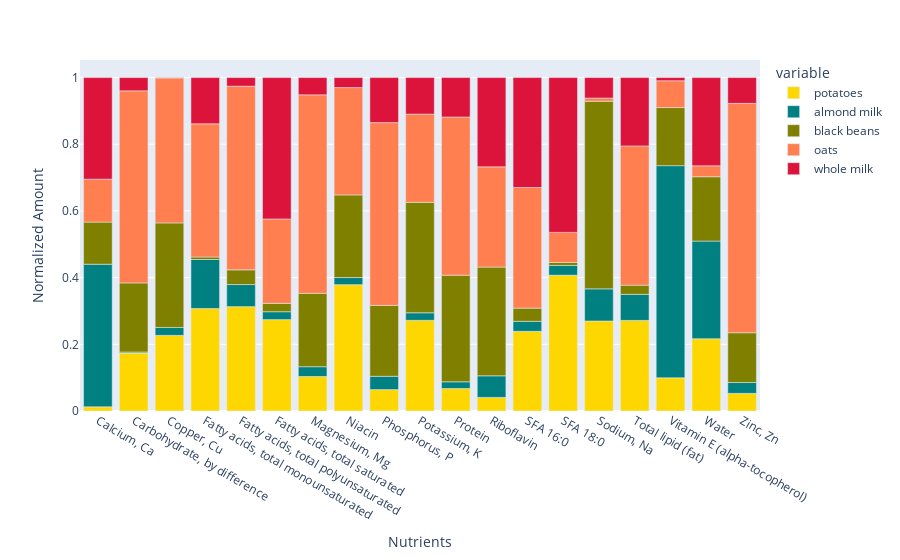

The code cell stored with this chart in its notebook:
### Code cell
# Customize colors to match the previous line graphs
C = [0]*5
C[0] = 'gold'
C[1] = 'teal'
C[2] = 'olive'
C[3] = 'coral'
C[4] = 'crimson'

# Make the bar graph
px.bar(norm_nutrients, labels={'index':'Nutrients', 'value':'Normalized Amount'}, color_discrete_sequence=C)

### Figure 1 — Plotly figure (JSON) as saved in the notebook; plotly's stock layout.template omitted (floating-point values rounded to 4 significant figures)
{"data": [{"alignmentgroup": "True", "hovertemplate": "variable=potatoes<br>Nutrients=%{x}<br>Normalized Amount=%{y}<extra></extra>", "legendgroup": "potatoes", "marker": {"color": "gold", "pattern": {"shape": ""}}, "name": "potatoes", "offsetgroup": "potatoes", "orientation": "v", "showlegend": true, "textposition": "auto", "type": "bar", "x": ["Calcium, Ca", "Carbohydrate, by difference", "Copper, Cu", "Fatty acids, total monounsaturated", "Fatty acids, total polyunsaturated", "Fatty acids, total saturated", "Magnesium, Mg", "Niacin", "Phosphorus, P", "Potassium, K", "Protein", "Riboflavin", "SFA 16:0", "SFA 18:0", "Sodium, Na", "Total lipid (fat)", "Vitamin E (alpha-tocopherol)", "Water", "Zinc, Zn"], "xaxis": "x", "y": [0.01239, 0.174, 0.2269, 0.3074, 0.313, 0.2741, 0.1035, 0.3789, 0.06418, 0.272, 0.06745, 0.04075, 0.239, 0.4072, 0.27, 0.2716, 0.09956, 0.2167, 0.05291], "yaxis": "y"}, {"alignmentgroup": "True", "hovertemplate": "variable=almond milk<br>Nutrients=%{x}<br>Normalized Amount=%{y}<extra></extra>", "legendgroup": "almond milk", "marker": {"color": "teal", "pattern": {"shape": ""}}, "name": "almond milk", "offsetgroup": "almond milk", "orientation": "v", "showlegend": true, "textposition": "auto", "type": "bar", "x": ["Calcium, Ca", "Carbohydrate, by difference", "Copper, Cu", "Fatty acids, total monounsaturated", "Fatty acids, total polyunsaturated", "Fatty acids, total saturated", "Magnesium, Mg", "Niacin", "Phosphorus, P", "Potassium, K", "Protein", "Riboflavin", "SFA 16:0", "SFA 18:0", "Sodium, Na", "Total lipid (fat)", "Vitamin E (alpha-tocopherol)", "Water", "Zinc, Zn"], "xaxis": "x", "y": [0.4278, 0.002869, 0.02364, 0.147, 0.06617, 0.02367, 0.02927, 0.02129, 0.03991, 0.02251, 0.02001, 0.06479, 0.02994, 0.0293, 0.09632, 0.07821, 0.6362, 0.2928, 0.03247], "yaxis": "y"}, {"alignmentgroup": "True", "hovertemplate": "variable=black beans<br>Nutrients=%{x}<br>Normalized Amount=%{y}<extra></extra>", "legendgroup": "black beans", "marker": {"color": "olive", "pattern": {"shape": ""}}, "name": "black beans", "offsetgroup": "black beans", "orientation": "v", "showlegend": true, "textposition": "auto", "type": "bar", "x": ["Calcium, Ca", "Carbohydrate, by difference", "Copper, Cu", "Fatty acids, total monounsaturated", "Fatty acids, total polyunsaturated", "Fatty acids, total saturated", "Magnesium, Mg", "Niacin", "Phosphorus, P", "Potassium, K", "Protein", "Riboflavin", "SFA 16:0", "SFA 18:0", "Sodium, Na", "Total lipid (fat)", "Vitamin E (alpha-tocopherol)", "Water", "Zinc, Zn"], "xaxis": "x", "y": [0.1263, 0.2072, 0.3136, 0.007463, 0.04407, 0.02508, 0.22, 0.2478, 0.2126, 0.3312, 0.3199, 0.326, 0.03963, 0.009016, 0.5626, 0.02754, 0.1742, 0.193, 0.1493], "yaxis": "y"}, {"alignmentgroup": "True", "hovertemplate": "variable=oats<br>Nutrients=%{x}<br>Normalized Amount=%{y}<extra></extra>", "legendgroup": "oats", "marker": {"color": "coral", "pattern": {"shape": ""}}, "name": "oats", "offsetgroup": "oats", "orientation": "v", "showlegend": true, "textposition": "auto", "type": "bar", "x": ["Calcium, Ca", "Carbohydrate, by difference", "Copper, Cu", "Fatty acids, total monounsaturated", "Fatty acids, total polyunsaturated", "Fatty acids, total saturated", "Magnesium, Mg", "Niacin", "Phosphorus, P", "Potassium, K", "Protein", "Riboflavin", "SFA 16:0", "SFA 18:0", "Sodium, Na", "Total lipid (fat)", "Vitamin E (alpha-tocopherol)", "Water", "Zinc, Zn"], "xaxis": "x", "y": [0.1288, 0.5762, 0.4348, 0.3994, 0.5509, 0.2531, 0.5954, 0.3219, 0.5482, 0.2647, 0.4743, 0.3007, 0.3617, 0.09016, 0.0097, 0.4177, 0.08041, 0.03259, 0.6879], "yaxis": "y"}, {"alignmentgroup": "True", "hovertemplate": "variable=whole milk<br>Nutrients=%{x}<br>Normalized Amount=%{y}<extra></extra>", "legendgroup": "whole milk", "marker": {"color": "crimson", "pattern": {"shape": ""}}, "name": "whole milk", "offsetgroup": "whole milk", "orientation": "v", "showlegend": true, "textposition": "auto", "type": "bar", "x": ["Calcium, Ca", "Carbohydrate, by difference", "Copper, Cu", "Fatty acids, total monounsaturated", "Fatty acids, total polyunsaturated", "Fatty acids, total saturated", "Magnesium, Mg", "Niacin", "Phosphorus, P", "Potassium, K", "Protein", "Riboflavin", "SFA 16:0", "SFA 18:0", "Sodium, Na", "Total lipid (fat)", "Vitamin E (alpha-tocopherol)", "Water", "Zinc, Zn"], "xaxis": "x", "y": [0.3047, 0.03975, 0.001112, 0.1388, 0.02587, 0.4241, 0.05177, 0.03005, 0.1351, 0.1097, 0.1183, 0.2678, 0.3298, 0.4643, 0.06143, 0.205, 0.009573, 0.2649, 0.07748], "yaxis": "y"}], "layout": {"barmode": "relative", "legend": {"title": {"text": "variable"}, "tracegroupgap": 0}, "margin": {"t": 60}, "xaxis": {"anchor": "y", "domain": [0, 1], "title": {"text": "Nutrients"}}, "yaxis": {"anchor": "x", "domain": [0, 1], "title": {"text": "Normalized Amount"}}}}
